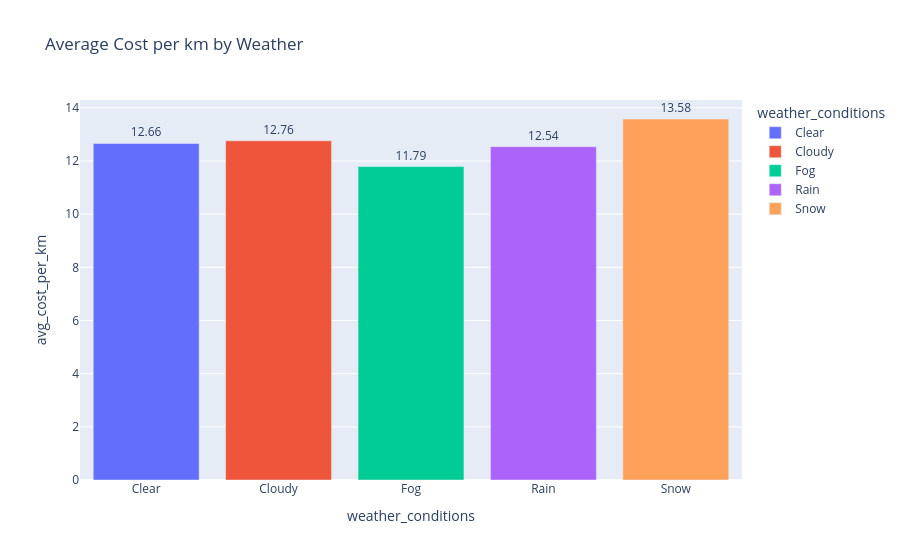

The notebook cell saved with this chart:
### Markdown cell above
## 3. Cost Analysis

### Code cell
# Cost per km
df['cost_per_km'] = (df['cost_usd'] / df['distance_km']).round(2)
df['volume_efficiency'] = (df['volume_ton'] / df['capacity_ton'] * 100).round(1)

# Cost per km by weather
cost_weather = df.groupby('weather_conditions').agg(
    avg_cost_per_km=('cost_per_km', 'mean'),
    avg_cost_usd=('cost_usd', 'mean'),
    total_cost_usd=('cost_usd', 'sum')
).reset_index().round(2)

print("=== Cost by Weather ===")
print(cost_weather.to_string(index=False))

fig = px.bar(cost_weather, x='weather_conditions', y='avg_cost_per_km',
             color='weather_conditions', 
             title='Average Cost per km by Weather',
             text='avg_cost_per_km')
fig.update_traces(texttemplate='%{text:.2f}', textposition='outside')
fig.show()

### Figure 1 — Plotly figure (JSON) as saved in the notebook; plotly's stock layout.template omitted (floating-point values rounded to 4 significant figures)
{"data": [{"hovertemplate": "weather_conditions=%{x}<br>avg_cost_per_km=%{text}<extra></extra>", "legendgroup": "Clear", "marker": {"color": "#636efa", "pattern": {"shape": ""}}, "name": "Clear", "orientation": "v", "showlegend": true, "text": [12.66], "textposition": "outside", "texttemplate": "%{text:.2f}", "type": "bar", "x": ["Clear"], "xaxis": "x", "y": [12.66], "yaxis": "y"}, {"hovertemplate": "weather_conditions=%{x}<br>avg_cost_per_km=%{text}<extra></extra>", "legendgroup": "Cloudy", "marker": {"color": "#EF553B", "pattern": {"shape": ""}}, "name": "Cloudy", "orientation": "v", "showlegend": true, "text": [12.76], "textposition": "outside", "texttemplate": "%{text:.2f}", "type": "bar", "x": ["Cloudy"], "xaxis": "x", "y": [12.76], "yaxis": "y"}, {"hovertemplate": "weather_conditions=%{x}<br>avg_cost_per_km=%{text}<extra></extra>", "legendgroup": "Fog", "marker": {"color": "#00cc96", "pattern": {"shape": ""}}, "name": "Fog", "orientation": "v", "showlegend": true, "text": [11.79], "textposition": "outside", "texttemplate": "%{text:.2f}", "type": "bar", "x": ["Fog"], "xaxis": "x", "y": [11.79], "yaxis": "y"}, {"hovertemplate": "weather_conditions=%{x}<br>avg_cost_per_km=%{text}<extra></extra>", "legendgroup": "Rain", "marker": {"color": "#ab63fa", "pattern": {"shape": ""}}, "name": "Rain", "orientation": "v", "showlegend": true, "text": [12.54], "textposition": "outside", "texttemplate": "%{text:.2f}", "type": "bar", "x": ["Rain"], "xaxis": "x", "y": [12.54], "yaxis": "y"}, {"hovertemplate": "weather_conditions=%{x}<br>avg_cost_per_km=%{text}<extra></extra>", "legendgroup": "Snow", "marker": {"color": "#FFA15A", "pattern": {"shape": ""}}, "name": "Snow", "orientation": "v", "showlegend": true, "text": [13.58], "textposition": "outside", "texttemplate": "%{text:.2f}", "type": "bar", "x": ["Snow"], "xaxis": "x", "y": [13.58], "yaxis": "y"}], "layout": {"autosize": true, "barmode": "relative", "legend": {"title": {"text": "weather_conditions"}, "tracegroupgap": 0}, "title": {"text": "Average Cost per km by Weather"}, "xaxis": {"anchor": "y", "autorange": true, "categoryarray": ["Clear", "Cloudy", "Fog", "Rain", "Snow"], "categoryorder": "array", "domain": [0, 1], "range": [-0.5, 4.5], "title": {"text": "weather_conditions"}, "type": "category"}, "yaxis": {"anchor": "x", "autorange": true, "domain": [0, 1], "range": [0, 16.04], "title": {"text": "avg_cost_per_km"}, "type": "linear"}}}
